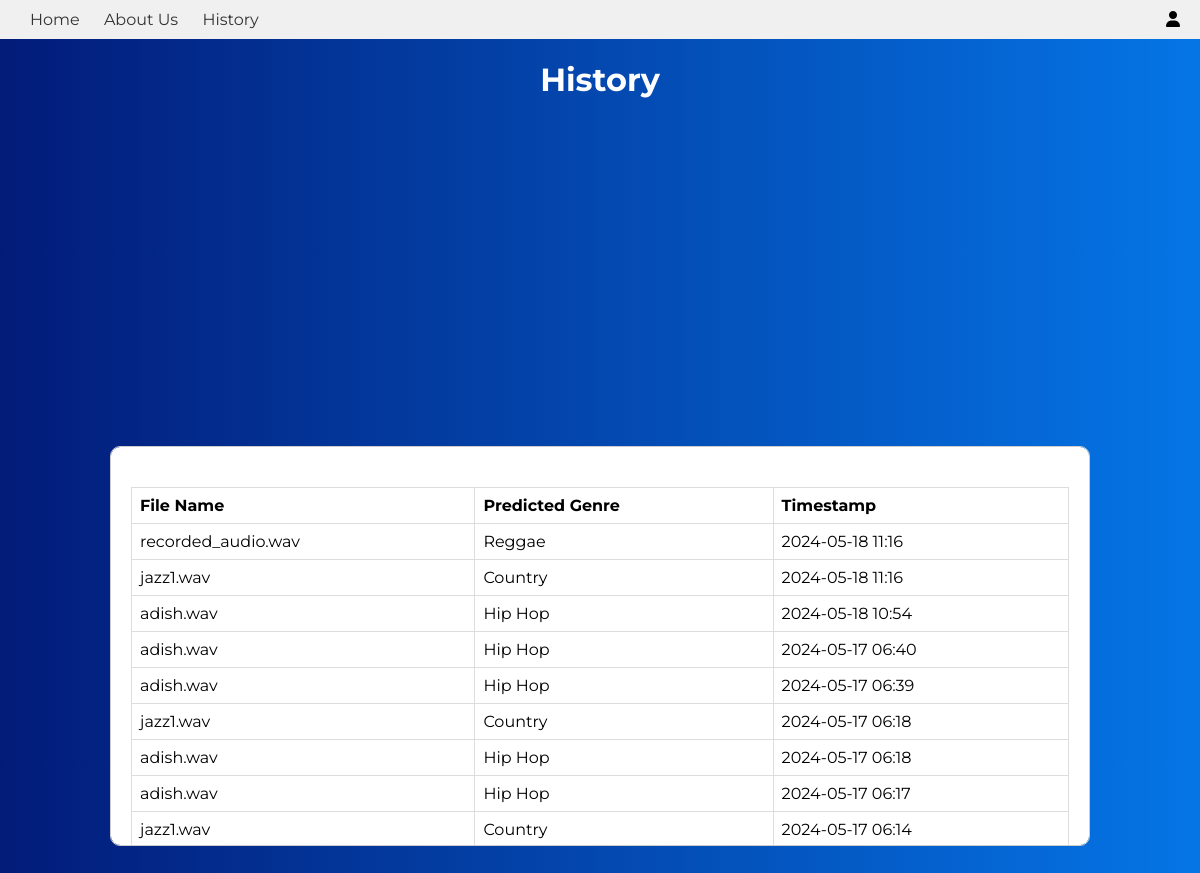
The page /history (signed in) on the database its author committed.
### app/app.py (models this page shows, shortened)
class SearchHistory(db.Model):
    id = db.Column(db.Integer, primary_key=True)
    user_id = db.Column(db.Integer, db.ForeignKey('user.id'), nullable=False)
    search_term = db.Column(db.String(100), nullable=False)
    predicted_genre = db.Column(db.String(50), nullable=False)
    timestamp = db.Column(db.DateTime, default=datetime.utcnow)
    user = db.relationship('User', backref=db.backref('search_history', lazy=True))

### app/app.py (the view)
@app.route('/history')
@login_required
def history():
    history_objects = SearchHistory.query.filter_by(user_id=current_user.id).order_by(SearchHistory.timestamp.desc()).all()
    history = [(item.search_term, item.predicted_genre, item.timestamp) for item in history_objects]
    return render_template('history.html', history=history)

### app/app.py (called while the page is built)
@login_manager.user_loader
def load_user(user_id):
    return User.query.get(int(user_id))

### app/templates/history.html (shortened to what this page needs)
<!DOCTYPE html>
<html lang="en">
<head>
  <link rel="stylesheet" href="https://cdnjs.cloudflare.com/ajax/libs/font-awesome/6.4.2/css/all.min.css">
   <link rel="stylesheet" href="{{ url_for('static', filename='style.css') }}">
</head>
<body>
    <nav>
    <ul class="nav-links">
        <li><a href="/main">Home</a></li>
        <li><a href="/about_us">About Us</a></li>
        <li><a href="/history">History</a></li>
      </ul>
      <div class="account-text">
        <i class="fa-solid fa-user"></i>
      </div>
        </nav>
    <div class="history-header">
        <h1>History</h1>
    </div>
    <div class="history-container">
        <table class="history-table">
            <thead>
                <tr>
                    <th>File Name</th>
                    <th>Predicted Genre</th>
                    <th>Timestamp</th>
                </tr>
            </thead>
            <tbody>
                {% if history %}
                    {% for search, genre, timestamp in history %}
                        <tr>
                            <td>{{ search }}</td>
                            <td>{{ genre }}</td>
                            <td>{{ timestamp.strftime('%Y-%m-%d %H:%M') }}</td>
                        </tr>
                    {% endfor %}
                {% else %}
                    <tr>
                        <td colspan="3" style="text-align: center;">No search history yet.</td>
                    </tr>
                {% endif %}
            </tbody>
        </table>
    </div>
</body>
</html>

### app/static/style.css (style rules this page uses)
* { margin: 0; padding: 0; box-sizing: border-box; font-family: 'Montserrat', sans-serif; }
body { background: #0575E6; background: -webkit-linear-gradient(to right,#021B79, #0575E6); background: linear-gradient(to right, #021B79, #0575E6); display: flex; align-items: center; justify-content: center; flex-direction: column; height: 100vh; }
nav { position: fixed; top: 0; left: 0; width: 100%; display: flex; justify-content: space-between; align-items: center; background-color: #f0f0f0; padding: 10px 20px; }
.nav-links, .account-link { display: inline-block; }
.nav-links { list-style: none; margin: 0; padding: 0; }
.nav-links li { display: inline-block; margin: 0 px; }
.nav-links a, .account-link { text-decoration: none; color: #333; padding: 5px 10px; border-radius: 5px; transition: background-color 0.3s ease, color 0.3s ease; }
.history-header { position: absolute; top: 60px; color: white; justify-content: center; }
.history-container { width: calc(80% + 20px); margin: 50px auto; background-color: #fff; border: 1px solid #ccc; border-radius: 10px; padding: 20px; overflow-y: auto; max-height: 400px; }
.history-table { width: 100%; border-collapse: collapse; margin-top: 20px; }
.history-table th, .history-table td { border: 1px solid #ddd; padding: 8px; text-align: left; }

### rows shown on the page
SearchHistory: search_term "recorded_audio.wav", predicted_genre "Reggae", strftime "2024-05-18 11:16"
SearchHistory: search_term "jazz1.wav", predicted_genre "Country", strftime "2024-05-18 11:16"
SearchHistory: search_term "adish.wav", predicted_genre "Hip Hop", strftime "2024-05-18 10:54"
SearchHistory: search_term "adish.wav", predicted_genre "Hip Hop", strftime "2024-05-17 06:40"
SearchHistory: search_term "adish.wav", predicted_genre "Hip Hop", strftime "2024-05-17 06:39"
SearchHistory: search_term "jazz1.wav", predicted_genre "Country", strftime "2024-05-17 06:18"
SearchHistory: search_term "adish.wav", predicted_genre "Hip Hop", strftime "2024-05-17 06:18"
SearchHistory: search_term "adish.wav", predicted_genre "Hip Hop", strftime "2024-05-17 06:17"
SearchHistory: search_term "jazz1.wav", predicted_genre "Country", strftime "2024-05-17 06:14"
